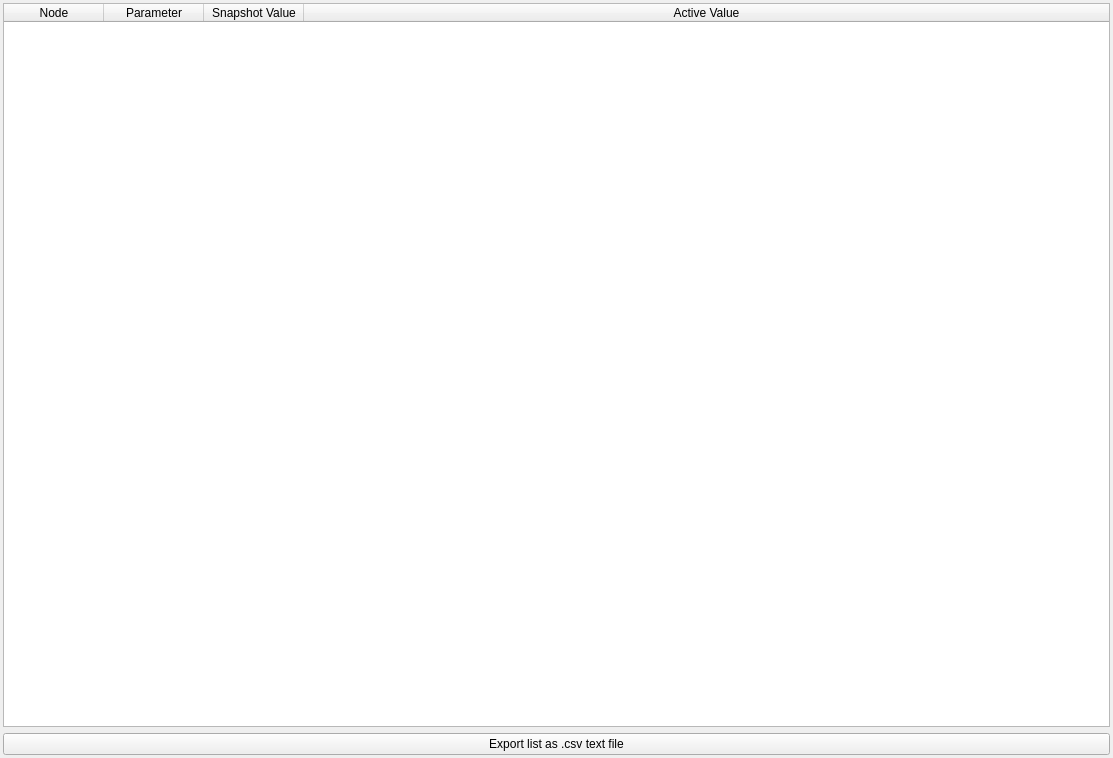
<?xml version="1.0" encoding="UTF-8"?>
<ui version="4.0">
 <class>MainWindow</class>
 <widget class="QMainWindow" name="MainWindow">
  <property name="geometry">
   <rect>
    <x>0</x>
    <y>0</y>
    <width>1113</width>
    <height>758</height>
   </rect>
  </property>
  <property name="windowTitle">
   <string>MainWindow</string>
  </property>
  <widget class="QWidget" name="centralwidget">
   <layout class="QGridLayout" name="gridLayout_2">
    <property name="leftMargin">
     <number>3</number>
    </property>
    <property name="topMargin">
     <number>3</number>
    </property>
    <property name="rightMargin">
     <number>3</number>
    </property>
    <property name="bottomMargin">
     <number>3</number>
    </property>
    <item row="0" column="0">
     <layout class="QGridLayout" name="gridLayout">
      <item row="0" column="0">
       <widget class="QTableWidget" name="tableWidget">
        <property name="alternatingRowColors">
         <bool>true</bool>
        </property>
        <property name="selectionBehavior">
         <enum>QAbstractItemView::SelectRows</enum>
        </property>
        <attribute name="horizontalHeaderCascadingSectionResizes">
         <bool>false</bool>
        </attribute>
        <attribute name="horizontalHeaderStretchLastSection">
         <bool>true</bool>
        </attribute>
        <attribute name="verticalHeaderVisible">
         <bool>false</bool>
        </attribute>
        <column>
         <property name="text">
          <string>Node</string>
         </property>
        </column>
        <column>
         <property name="text">
          <string>Parameter</string>
         </property>
        </column>
        <column>
         <property name="text">
          <string>Snapshot Value</string>
         </property>
        </column>
        <column>
         <property name="text">
          <string>Active Value</string>
         </property>
        </column>
       </widget>
      </item>
      <item row="1" column="0">
       <widget class="QPushButton" name="pushButton">
        <property name="text">
         <string>Export list as .csv text file</string>
        </property>
       </widget>
      </item>
     </layout>
    </item>
   </layout>
  </widget>
 </widget>
 <resources/>
 <connections/>
</ui>
